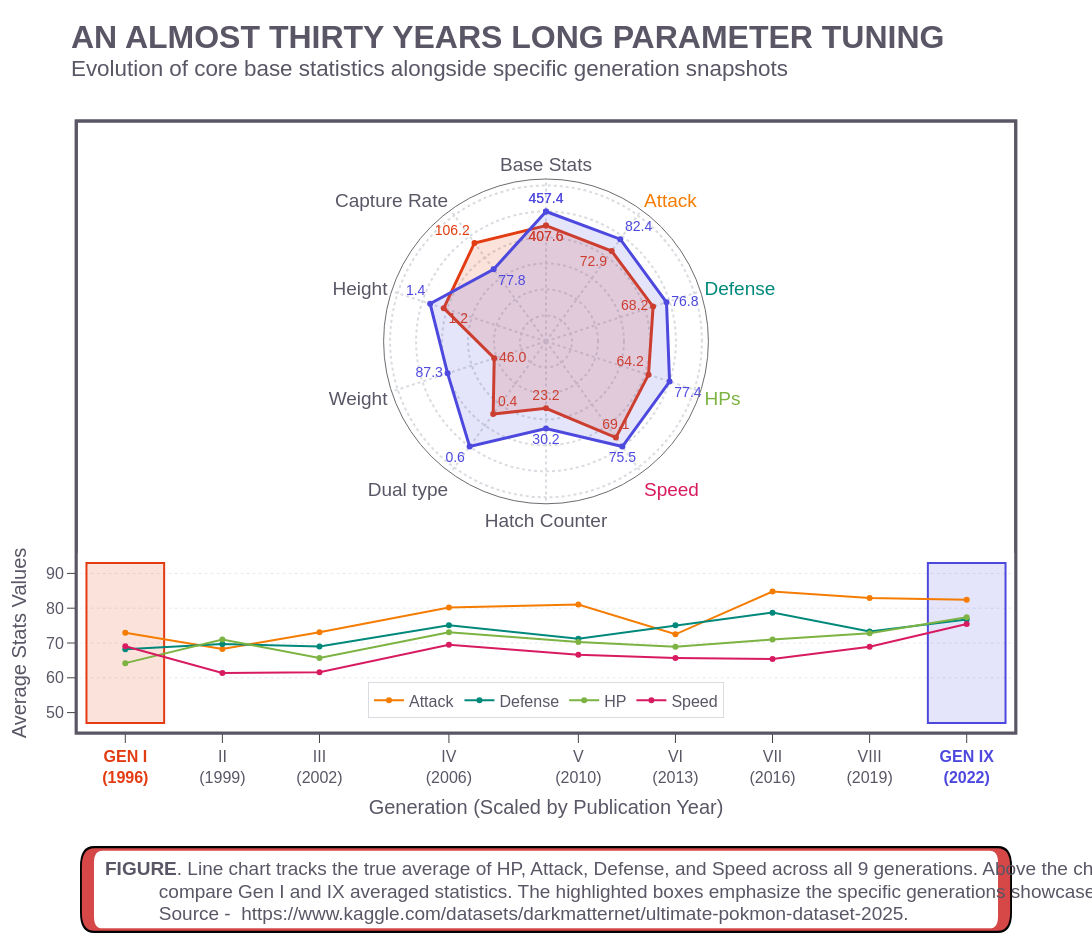

Write notebook code for a chart like this one.
### Markdown cell above
### Building Figures

### Code cell
fig = go.Figure()

## ........................... ##
## LINE CHART metrics and plot ##
## ........................... ##
line_metrics = {
    'attack': {'label': 'Attack', 'color': attack_color},
    'defense': {'label': 'Defense', 'color': defense_color},
    'hp': {'label': 'HP', 'color': hp_color},
    'speed': {'label': 'Speed', 'color': speed_color}
}

# Add a scatterplot spaced by year
for metric_key, config in line_metrics.items():
    raw_trend = gen_means[metric_key]
    
    fig.add_trace(
        go.Scatter(
            x=gen_means['publication_year'], 
            y=raw_trend,
            mode='lines+markers',
            name=config['label'],
            line=dict(color=config['color'], width=2),
            marker=dict(size=6, symbol='circle', color=config['color']),
            fillcolor="#FFFFFF",
            legend="legend2"  
        )
    )

## Define the layout, x label: be able also to insert the year
generations_order = ['I', 'II', 'III', 'IV', 'V', 'VI', 'VII', 'VIII', 'IX']
x_tickvals = [gen_to_year[g] for g in generations_order]
x_ticktext = []
for g in generations_order:
    yr = gen_to_year[g]
    if g == genA:
        x_ticktext.append(f"<b style='color:{color_genA}'>GEN {g}<br>({yr})</b>")
    elif g == genB:
        x_ticktext.append(f"<b style='color:{color_genB}'>GEN {g}<br>({yr})</b>")
    else:
        x_ticktext.append(f"{g}<br>({yr})")


## ................... ##
## Add the Radar Plot ##
## ................... ##

## Add the radar values for the first compared generation
fig.add_trace(
    go.Scatterpolar(
        r=genA_norm_closed,
        theta=display_metrics_closed,
        fill='toself',
        fillcolor='rgba(227, 60, 18, 0.15)',
        line=dict(color=color_genA, width=3),
        mode='lines+markers+text',
        text=genA_text,
        textposition=pos_genA,
        textfont=dict(family=poke_font, size=14, color=color_genA),
        name=f'Gen {genA}',
        showlegend=False,
        legend="legend" 
    )
)

## Add the radar values for the second compared generation
fig.add_trace(
    go.Scatterpolar(
        r=genB_norm_closed,
        theta=display_metrics_closed,
        fill='toself',
        fillcolor='rgba(78, 73, 222, 0.15)', 
        line=dict(color=color_genB, width=3),
        mode='lines+markers+text',
        text=genB_text,
        textposition=pos_genB,
        textfont=dict(family=poke_font, size=14, color=color_genB),
        name=f'Gen {genB}',
        showlegend=False,
        legend="legend" 
    )
)


## ................................ ##
## Figure Update  and general infos ##
## ................................ ##
fig.update_layout(

    ## TITLE and general layout 
    title=dict(
        text="<b>AN ALMOST THIRTY YEARS LONG PARAMETER TUNING</b><br><sup>Evolution of core base statistics alongside specific generation snapshots</sup>",
        font=dict(family=poke_font, size=32, color="#5A5665"),
        pad=dict(b=0), 
        x=0.065,
        xanchor="left",
        y=0.95,
        yanchor="top"
    ),
    paper_bgcolor="rgba(255, 255, 255, 0)", 
    plot_bgcolor="#FFFFFF", 
    margin=dict(l=80, r=80, t=150, b=220), 
    width=1200, 
    height=950, 

    ## RADAR PLOT
    polar=dict(
        bgcolor="#FFFFFF", 
        domain=dict(x=[0.20, 0.80], y=[0.39, 0.95]), 
        radialaxis=dict(
            visible=True, range=[0, 1.25], showticklabels=False, 
            showline=False, gridcolor="#D9DCE0", gridwidth=2, griddash="dot"
        ),
        angularaxis=dict(
            tickfont=dict(family=poke_font, size=19, color="#5A5665"), 
            linecolor="#6D6C71", linewidth=1, gridcolor="#D9DCE0",
            gridwidth=2, griddash="dot", direction="clockwise"
        )
    ),
    
    ## Legend
    legend=dict(
        font=dict(family=poke_font, size=18, color="#5A5665"),
        yanchor="middle", y=0.72, 
        xanchor="left", x=0.05, 
        bgcolor="#FFFFFF", bordercolor="#5A5665", borderwidth=0,
        title_text="Generations",
        title_font=dict(family=poke_font, size=18)
    ),
    
    legend2=dict(
        font=dict(family=poke_font, size=16, color="#5A5665"),
        orientation="h", 
        yanchor="bottom", y=0.02,  
        xanchor="center", x=0.5,
        bgcolor="#FFFFFF",         
        bordercolor="#D9DCE0",     
        borderwidth=1
    ),

    ## XAXIS
    xaxis=dict(
        title=dict(
            text="Generation (Scaled by Publication Year)",
            font=dict(family=poke_font, size=20, color="#5A5665")
        ),
        range=[1994.6, 2023.4], 
        tickmode='array',
        tickvals=x_tickvals,
        ticktext=x_ticktext, # Injected dynamic text here
        tickfont=dict(family=poke_font, size=16, color="#5A5665"),
        showgrid=False, gridcolor="rgba(176, 184, 192, 0.1)", gridwidth=1,
        ticks="outside", ticklen=10, #showline=True, linecolor="#6d687d", 
        linewidth=3, mirror=True, zeroline=False
    ),
    ## YAXIS
    yaxis=dict(
        title=dict(
            text="Average Stats Values", 
            font=dict(family=poke_font, size=20, color="#5A5665")
        ),
        domain=[0.0, 0.30],  
        range=[45, 95],  
        tickfont=dict(family=poke_font, size=16, color="#5A5665"),
        showgrid=False, gridcolor="rgba(176, 184, 192, 0.1)", gridwidth=2, griddash="dot",
        ticks="outside", ticklen=10, dtick=10, 
        #showline=True, linecolor="#6d687d", 
        linewidth=3, mirror=True, zeroline=False
    )
)


## ................................................. ##
## CUSTOM GRID to see first and last gen in the plot ##
## ................................................. ##
custom_x_interval = [1994, 2026] 
grid_y_positions = [60, 70, 80, 90] 

for y_val in grid_y_positions:
    fig.add_shape(
        type="line",
        x0=custom_x_interval[0], x1=custom_x_interval[1],
        y0=y_val, y1=y_val,
        line=dict(
            color="rgba(176, 184, 192, 0.3)",
            width=1,
            dash="dot"
        ),
        layer="below"
    )

# HIGHLIGHT BOXES strictly mapped to years
fig.add_shape(
    type="rect",
    x0=year_genA - 1.2, x1=year_genA + 1.2,
    y0=47, y1=93, 
    fillcolor='rgba(227, 60, 18, 0.15)', 
    line=dict(color=color_genA, width=2), 
    layer="below"
)

fig.add_shape(
    type="rect",
    x0=year_genB - 1.2, x1=year_genB + 1.2,
    y0=47, y1=93, 
    fillcolor='rgba(78, 73, 222, 0.15)', 
    line=dict(color=color_genB, width=2), 
    layer="below"
)

## ........................ ##
## CAPTION Box and its text ##
## ........................ ##
def rounded_rect(x0, y0, x1, y1, rx, ry):
    return (f"M {x0+rx},{y0} L {x1-rx},{y0} Q {x1},{y0} {x1},{y0+ry} "
            f"L {x1},{y1-ry} Q {x1},{y1} {x1-rx},{y1} L {x0+rx},{y1} "
            f"Q {x0},{y1} {x0},{y1-ry} L {x0},{y0+ry} Q {x0},{y0} {x0+rx},{y0} Z")

cap_x0, cap_x1 = 0.0, 1.0  
cap_y0, cap_y1 = -0.35, -0.20
dx_black, dy_black = 0.002, 0.004
dx_red, dy_red = 0.015, 0.008
rx_out, ry_out = 0.015, 0.035

fig.add_shape(type="path", xref="paper", yref="paper", path=rounded_rect(cap_x0, cap_y0, cap_x1, cap_y1, rx_out, ry_out), fillcolor="#000000", line_width=0, layer="below")
fig.add_shape(type="path", xref="paper", yref="paper", path=rounded_rect(cap_x0 + dx_black, cap_y0 + dy_black, cap_x1 - dx_black, cap_y1 - dy_black, rx_out * 0.9, ry_out * 0.9), fillcolor="#D64848", line_width=0, layer="below")
fig.add_shape(type="path", xref="paper", yref="paper", path=rounded_rect(cap_x0 + dx_red, cap_y0 + dy_red, cap_x1 - dx_red, cap_y1 - dy_red, rx_out * 0.6, ry_out * 0.6), fillcolor="#FFFFFF", line_width=0, layer="below")

fig.add_annotation(
    xref="paper", yref="paper", x=0.025, y=-0.26, 
    text="<b>FIGURE</b>. Line chart tracks the true average of HP, Attack, Defense, and Speed across all 9 generations. Above the chart, comprehensive radar profiles ",
    showarrow=False, xanchor="left", yanchor="bottom", align="left",   
    font=dict(family=poke_font, size=19, color="#5A5665")
)
fig.add_annotation(
    xref="paper", yref="paper", x=0.065, y=-0.257, 
    text=f"   compare Gen {genA} and {genB} averaged statistics. The highlighted boxes emphasize the specific generations showcased in the radar charts.",
    showarrow=False, xanchor="left", yanchor="top", align="left",                     
    font=dict(family=poke_font, size=19, color="#5A5665")
)

fig.add_annotation(
    xref="paper", yref="paper", x=0.065, y=-0.295, 
    text=f"   Source -  https://www.kaggle.com/datasets/darkmatternet/ultimate-pokmon-dataset-2025.",
    showarrow=False, xanchor="left", yanchor="top", align="left",                     
    font=dict(family=poke_font, size=19, color="#5A5665")
)

## .............................................. ##
## GLOBAL BORDER around both line and radar plots ##
## .............................................. ##
fig.add_shape(
    type="rect",
    xref="paper", 
    yref="paper",
    x0=-0.004,  # Slightly outside the left edge for padding
    x1=1.004,   # Slightly outside the right edge
    y0=-0.005,  # Slightly below the line plot
    y1=1.05,   # Slightly above the radar plot
    line=dict(
        color="#5A5665", # Matches your theme's text color
        width=3
    ),
    fillcolor="rgba(0,0,0,0)", # Transparent inside
    layer="above"
)

fig.add_shape(
    type="rect",
    xref="paper", 
    yref="paper",
    x0=-0.004,  # Slightly outside the left edge for padding
    x1=1.004,   # Slightly outside the right edge
    y0=-0.005,  # Slightly below the line plot
    y1=1.05,   # Slightly above the radar plot
    line=dict(
        color="#5A5665", # Matches your theme's text color
        width=3
    ),
    fillcolor="#FFFFFF", # Transparent inside
    layer="below"
)


## Download config
config_download = {
  'toImageButtonOptions': {
    'format': 'png', 
    'filename': 'Final alternative 3 highres-2',
    'height': 950,
    'width': 1200,
    'scale': 4          
  }
}
fig.show(config=config_download)

### Figure 1 — Plotly figure (JSON) as saved in the notebook; plotly's stock layout.template omitted (floating-point values rounded to 4 significant figures)
{"data": [{"fillcolor": "#FFFFFF", "legend": "legend2", "line": {"color": "#F57C00", "width": 2}, "marker": {"color": "#F57C00", "size": 6, "symbol": "circle"}, "mode": "lines+markers", "name": "Attack", "type": "scatter", "x": [1996, 1999, 2002, 2006, 2010, 2013, 2016, 2019, 2022], "y": [72.91, 68.26, 73.11, 80.21, 81.03, 72.5, 84.77, 82.91, 82.42]}, {"fillcolor": "#FFFFFF", "legend": "legend2", "line": {"color": "#00897B", "width": 2}, "marker": {"color": "#00897B", "size": 6, "symbol": "circle"}, "mode": "lines+markers", "name": "Defense", "type": "scatter", "x": [1996, 1999, 2002, 2006, 2010, 2013, 2016, 2019, 2022], "y": [68.23, 69.69, 69.01, 75.11, 71.24, 75.08, 78.73, 73.28, 76.78]}, {"fillcolor": "#FFFFFF", "legend": "legend2", "line": {"color": "#7CB342", "width": 2}, "marker": {"color": "#7CB342", "size": 6, "symbol": "circle"}, "mode": "lines+markers", "name": "HP", "type": "scatter", "x": [1996, 1999, 2002, 2006, 2010, 2013, 2016, 2019, 2022], "y": [64.21, 70.98, 65.67, 73.1, 70.31, 68.92, 71.01, 72.82, 77.39]}, {"fillcolor": "#FFFFFF", "legend": "legend2", "line": {"color": "#D81B60", "width": 2}, "marker": {"color": "#D81B60", "size": 6, "symbol": "circle"}, "mode": "lines+markers", "name": "Speed", "type": "scatter", "x": [1996, 1999, 2002, 2006, 2010, 2013, 2016, 2019, 2022], "y": [69.07, 61.41, 61.61, 69.48, 66.6, 65.68, 65.38, 68.95, 75.45]}, {"fill": "toself", "fillcolor": "rgba(227, 60, 18, 0.15)", "legend": "legend", "line": {"color": "#e33c12", "width": 3}, "mode": "lines+markers+text", "name": "Gen I", "r": [0.8912, 0.8601, 0.8666, 0.8297, 0.9154, 0.5151, 0.6915, 0.419, 0.8275, 0.9367, 0.8912], "showlegend": false, "text": ["407.6", "72.9", "68.2", "64.2", "69.1", "23.2", "0.4", "46.0", "1.2", "106.2", "407.6"], "textfont": {"color": "#e33c12", "family": "Pokemon Emerald, Arial", "size": 14}, "textposition": ["bottom center", "bottom left", "middle left", "top left", "top center", "top center", "top right", "middle right", "bottom right", "top left", "bottom center"], "theta": ["Base Stats", "<span style='color:#F57C00'>Attack</span>", "<span style='color:#00897B'>Defense</span>", "<span style='color:#7CB342'>HPs</span>", "<span style='color:#D81B60'>Speed</span>", "Hatch Counter", "Dual type", "Weight", "Height", "Capture Rate", "Base Stats"], "type": "scatterpolar"}, {"fill": "toself", "fillcolor": "rgba(78, 73, 222, 0.15)", "legend": "legend", "line": {"color": "#4e49de", "width": 3}, "mode": "lines+markers+text", "name": "Gen IX", "r": [1.0, 0.9723, 0.9753, 1.0, 1.0, 0.6704, 1.0, 0.7964, 0.938, 0.686, 1.0], "showlegend": false, "text": ["457.4", "82.4", "76.8", "77.4", "75.5", "30.2", "0.6", "87.3", "1.4", "77.8", "457.4"], "textfont": {"color": "#4e49de", "family": "Pokemon Emerald, Arial", "size": 14}, "textposition": ["top center", "top right", "middle right", "bottom right", "bottom center", "bottom center", "bottom left", "middle left", "top left", "bottom right", "top center"], "theta": ["Base Stats", "<span style='color:#F57C00'>Attack</span>", "<span style='color:#00897B'>Defense</span>", "<span style='color:#7CB342'>HPs</span>", "<span style='color:#D81B60'>Speed</span>", "Hatch Counter", "Dual type", "Weight", "Height", "Capture Rate", "Base Stats"], "type": "scatterpolar"}], "layout": {"annotations": [{"align": "left", "font": {"color": "#5A5665", "family": "Pokemon Emerald, Arial", "size": 19}, "showarrow": false, "text": "<b>FIGURE</b>. Line chart tracks the true average of HP, Attack, Defense, and Speed across all 9 generations. Above the chart, comprehensive radar profiles ", "x": 0.025, "xanchor": "left", "xref": "paper", "y": -0.26, "yanchor": "bottom", "yref": "paper"}, {"align": "left", "font": {"color": "#5A5665", "family": "Pokemon Emerald, Arial", "size": 19}, "showarrow": false, "text": "   compare Gen I and IX averaged statistics. The highlighted boxes emphasize the specific generations showcased in the radar charts.", "x": 0.065, "xanchor": "left", "xref": "paper", "y": -0.257, "yanchor": "top", "yref": "paper"}, {"align": "left", "font": {"color": "#5A5665", "family": "Pokemon Emerald, Arial", "size": 19}, "showarrow": false, "text": "   Source -  https://www.kaggle.com/datasets/darkmatternet/ultimate-pokmon-dataset-2025.", "x": 0.065, "xanchor": "left", "xref": "paper", "y": -0.295, "yanchor": "top", "yref": "paper"}], "height": 950, "legend": {"bgcolor": "#FFFFFF", "bordercolor": "#5A5665", "borderwidth": 0, "font": {"color": "#5A5665", "family": "Pokemon Emerald, Arial", "size": 18}, "title": {"font": {"family": "Pokemon Emerald, Arial", "size": 18}, "text": "Generations"}, "x": 0.05, "xanchor": "left", "y": 0.72, "yanchor": "middle"}, "legend2": {"bgcolor": "#FFFFFF", "bordercolor": "#D9DCE0", "borderwidth": 1, "font": {"color": "#5A5665", "family": "Pokemon Emerald, Arial", "size": 16}, "orientation": "h", "x": 0.5, "xanchor": "center", "y": 0.02, "yanchor": "bottom"}, "margin": {"b": 220, "l": 80, "r": 80, "t": 150}, "paper_bgcolor": "rgba(255, 255, 255, 0)", "plot_bgcolor": "#FFFFFF", "polar": {"angularaxis": {"direction": "clockwise", "gridcolor": "#D9DCE0", "griddash": "dot", "gridwidth": 2, "linecolor": "#6D6C71", "linewidth": 1, "tickfont": {"color": "#5A5665", "family": "Pokemon Emerald, Arial", "size": 19}}, "bgcolor": "#FFFFFF", "domain": {"x": [0.2, 0.8], "y": [0.39, 0.95]}, "radialaxis": {"gridcolor": "#D9DCE0", "griddash": "dot", "gridwidth": 2, "range": [0, 1.25], "showline": false, "showticklabels": false, "visible": true}}, "shapes": [{"layer": "below", "line": {"color": "rgba(176, 184, 192, 0.3)", "dash": "dot", "width": 1}, "type": "line", "x0": 1994, "x1": 2026, "y0": 60, "y1": 60}, {"layer": "below", "line": {"color": "rgba(176, 184, 192, 0.3)", "dash": "dot", "width": 1}, "type": "line", "x0": 1994, "x1": 2026, "y0": 70, "y1": 70}, {"layer": "below", "line": {"color": "rgba(176, 184, 192, 0.3)", "dash": "dot", "width": 1}, "type": "line", "x0": 1994, "x1": 2026, "y0": 80, "y1": 80}, {"layer": "below", "line": {"color": "rgba(176, 184, 192, 0.3)", "dash": "dot", "width": 1}, "type": "line", "x0": 1994, "x1": 2026, "y0": 90, "y1": 90}, {"fillcolor": "rgba(227, 60, 18, 0.15)", "layer": "below", "line": {"color": "#e33c12", "width": 2}, "type": "rect", "x0": 1995.0, "x1": 1997.0, "y0": 47, "y1": 93}, {"fillcolor": "rgba(78, 73, 222, 0.15)", "layer": "below", "line": {"color": "#4e49de", "width": 2}, "type": "rect", "x0": 2021.0, "x1": 2023.0, "y0": 47, "y1": 93}, {"fillcolor": "#000000", "layer": "below", "line": {"width": 0}, "path": "M 0.015,-0.35 L 0.985,-0.35 Q 1.0,-0.35 1.0,-0.31499999999999995 L 1.0,-0.23500000000000001 Q 1.0,-0.2 0.985,-0.2 L 0.015,-0.2 Q 0.0,-0.2 0.0,-0.23500000000000001 L 0.0,-0.31499999999999995 Q 0.0,-0.35 0.015,-0.35 Z", "type": "path", "xref": "paper", "yref": "paper"}, {"fillcolor": "#D64848", "layer": "below", "line": {"width": 0}, "path": "M 0.0155,-0.346 L 0.9845,-0.346 Q 0.998,-0.346 0.998,-0.31449999999999995 L 0.998,-0.23550000000000001 Q 0.998,-0.20400000000000001 0.9845,-0.20400000000000001 L 0.0155,-0.20400000000000001 Q 0.002,-0.20400000000000001 0.002,-0.23550000000000001 L 0.002,-0.31449999999999995 Q 0.002,-0.346 0.0155,-0.346 Z", "type": "path", "xref": "paper", "yref": "paper"}, {"fillcolor": "#FFFFFF", "layer": "below", "line": {"width": 0}, "path": "M 0.024,-0.34199999999999997 L 0.976,-0.34199999999999997 Q 0.985,-0.34199999999999997 0.985,-0.32099999999999995 L 0.985,-0.229 Q 0.985,-0.20800000000000002 0.976,-0.20800000000000002 L 0.024,-0.20800000000000002 Q 0.015,-0.20800000000000002 0.015,-0.229 L 0.015,-0.32099999999999995 Q 0.015,-0.34199999999999997 0.024,-0.34199999999999997 Z", "type": "path", "xref": "paper", "yref": "paper"}, {"fillcolor": "rgba(0,0,0,0)", "layer": "above", "line": {"color": "#5A5665", "width": 3}, "type": "rect", "x0": -0.004, "x1": 1.004, "xref": "paper", "y0": -0.005, "y1": 1.05, "yref": "paper"}, {"fillcolor": "#FFFFFF", "layer": "below", "line": {"color": "#5A5665", "width": 3}, "type": "rect", "x0": -0.004, "x1": 1.004, "xref": "paper", "y0": -0.005, "y1": 1.05, "yref": "paper"}], "title": {"font": {"color": "#5A5665", "family": "Pokemon Emerald, Arial", "size": 32}, "pad": {"b": 0}, "text": "<b>AN ALMOST THIRTY YEARS LONG PARAMETER TUNING</b><br><sup>Evolution of core base statistics alongside specific generation snapshots</sup>", "x": 0.065, "xanchor": "left", "y": 0.95, "yanchor": "top"}, "width": 1200, "xaxis": {"gridcolor": "rgba(176, 184, 192, 0.1)", "gridwidth": 1, "linewidth": 3, "mirror": true, "range": [1995.0, 2023.0], "showgrid": false, "tickfont": {"color": "#5A5665", "family": "Pokemon Emerald, Arial", "size": 16}, "ticklen": 10, "tickmode": "array", "ticks": "outside", "ticktext": ["<b style='color:#e33c12'>GEN I<br>(1996)</b>", "II<br>(1999)", "III<br>(2002)", "IV<br>(2006)", "V<br>(2010)", "VI<br>(2013)", "VII<br>(2016)", "VIII<br>(2019)", "<b style='color:#4e49de'>GEN IX<br>(2022)</b>"], "tickvals": [1996, 1999, 2002, 2006, 2010, 2013, 2016, 2019, 2022], "title": {"font": {"color": "#5A5665", "family": "Pokemon Emerald, Arial", "size": 20}, "text": "Generation (Scaled by Publication Year)"}, "zeroline": false}, "yaxis": {"domain": [0, 0.3], "dtick": 10, "gridcolor": "rgba(176, 184, 192, 0.1)", "griddash": "dot", "gridwidth": 2, "linewidth": 3, "mirror": true, "range": [45, 95], "showgrid": false, "tickfont": {"color": "#5A5665", "family": "Pokemon Emerald, Arial", "size": 16}, "ticklen": 10, "ticks": "outside", "title": {"font": {"color": "#5A5665", "family": "Pokemon Emerald, Arial", "size": 20}, "text": "Average Stats Values"}, "zeroline": false}}}
